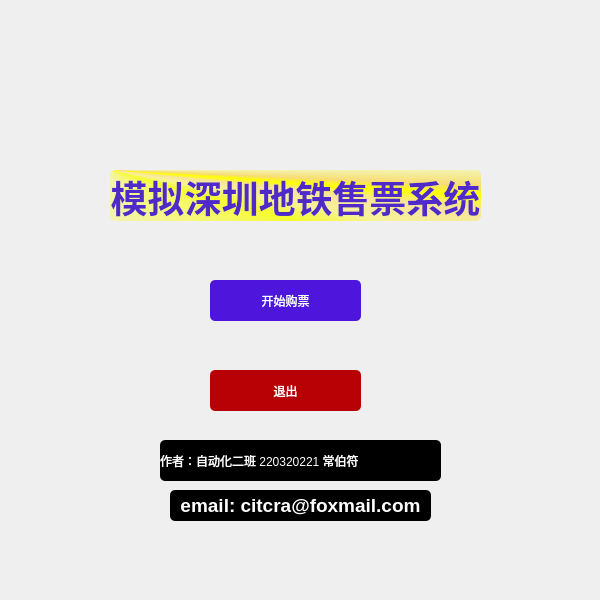
<?xml version="1.0" encoding="UTF-8"?>
<ui version="4.0">
 <class>Welcome</class>
 <widget class="QWidget" name="Welcome">
  <property name="geometry">
   <rect>
    <x>0</x>
    <y>0</y>
    <width>600</width>
    <height>600</height>
   </rect>
  </property>
  <property name="windowTitle">
   <string>Widget</string>
  </property>
  <widget class="QLabel" name="label">
   <property name="geometry">
    <rect>
     <x>0</x>
     <y>-10</y>
     <width>601</width>
     <height>611</height>
    </rect>
   </property>
   <property name="text">
    <string/>
   </property>
   <property name="pixmap">
    <pixmap>../welcome_background.jpg</pixmap>
   </property>
   <property name="scaledContents">
    <bool>true</bool>
   </property>
   <property name="wordWrap">
    <bool>true</bool>
   </property>
  </widget>
  <widget class="QLabel" name="label_2">
   <property name="geometry">
    <rect>
     <x>110</x>
     <y>170</y>
     <width>371</width>
     <height>51</height>
    </rect>
   </property>
   <property name="styleSheet">
    <string notr="true">background-color: qconicalgradient(cx:0, cy:0, angle:135, stop:0 rgba(255, 255, 0, 69), stop:0.375 rgba(255, 255, 0, 69), stop:0.423533 rgba(251, 255, 0, 145), stop:0.45 rgba(247, 255, 0, 208), stop:0.477581 rgba(255, 244, 71, 130), stop:0.518717 rgba(255, 218, 71, 130), stop:0.55 rgba(255, 255, 0, 255), stop:0.57754 rgba(255, 203, 0, 130), stop:0.625 rgba(255, 255, 0, 69), stop:1 rgba(255, 255, 0, 69));
border-radius:5px;</string>
   </property>
   <property name="text">
    <string>&lt;!DOCTYPE HTML PUBLIC &quot;-//W3C//DTD HTML 4.0//EN&quot; &quot;http://www.w3.org/TR/REC-html40/strict.dtd&quot;&gt;
&lt;html&gt;&lt;head&gt;&lt;meta name=&quot;qrichtext&quot; content=&quot;1&quot; /&gt;&lt;meta charset=&quot;utf-8&quot; /&gt;&lt;style type=&quot;text/css&quot;&gt;
p, li { white-space: pre-wrap; }
hr { height: 1px; border-width: 0; }
li.unchecked::marker { content: &quot;\2610&quot;; }
li.checked::marker { content: &quot;\2612&quot;; }
&lt;/style&gt;&lt;/head&gt;&lt;body style=&quot; font-family:'Microsoft YaHei UI'; font-size:9pt; font-weight:400; font-style:normal;&quot;&gt;
&lt;p align=&quot;center&quot; style=&quot; margin-top:12px; margin-bottom:12px; margin-left:0px; margin-right:0px; -qt-block-indent:0; text-indent:0px;&quot;&gt;&lt;span style=&quot; font-size:28pt; font-weight:700; color:#4f2ac8;&quot;&gt;模拟深圳地铁售票系统&lt;/span&gt;&lt;/p&gt;&lt;/body&gt;&lt;/html&gt;</string>
   </property>
  </widget>
  <widget class="QPushButton" name="pushButton">
   <property name="geometry">
    <rect>
     <x>210</x>
     <y>280</y>
     <width>151</width>
     <height>41</height>
    </rect>
   </property>
   <property name="styleSheet">
    <string notr="true">font: 700 20pt &quot;Microsoft YaHei UI&quot;;
color:rgb(255, 255, 255);
background-color:rgb(78, 21, 221);
border-radius:5px;</string>
   </property>
   <property name="text">
    <string>开始购票</string>
   </property>
  </widget>
  <widget class="QPushButton" name="pushButton_2">
   <property name="geometry">
    <rect>
     <x>210</x>
     <y>370</y>
     <width>151</width>
     <height>41</height>
    </rect>
   </property>
   <property name="styleSheet">
    <string notr="true">font: 700 20pt &quot;Microsoft YaHei UI&quot;;
color:rgb(255, 255, 255);
background-color:rgb(184, 1, 4);
border-radius:5px;</string>
   </property>
   <property name="text">
    <string>退出</string>
   </property>
  </widget>
  <widget class="QLabel" name="label_3">
   <property name="geometry">
    <rect>
     <x>160</x>
     <y>440</y>
     <width>281</width>
     <height>41</height>
    </rect>
   </property>
   <property name="styleSheet">
    <string notr="true">font: 700 12pt &quot;Microsoft YaHei UI&quot;;
background-color: rgb(0,0,0);
color:rgb(255,255,255);
border-radius:5px;</string>
   </property>
   <property name="text">
    <string>作者：自动化二班 220320221 常伯符</string>
   </property>
  </widget>
  <widget class="QLabel" name="label_4">
   <property name="geometry">
    <rect>
     <x>170</x>
     <y>490</y>
     <width>261</width>
     <height>31</height>
    </rect>
   </property>
   <property name="styleSheet">
    <string notr="true">background-color:rgb(0,0,0);
color:rgb(255,255,255)
;
border-radius:5px;</string>
   </property>
   <property name="text">
    <string>&lt;html&gt;&lt;head/&gt;&lt;body&gt;&lt;p align=&quot;center&quot;&gt;&lt;span style=&quot; font-size:14pt; font-weight:700;&quot;&gt;email: citcra@foxmail.com&lt;/span&gt;&lt;/p&gt;&lt;/body&gt;&lt;/html&gt;</string>
   </property>
  </widget>
  <widget class="QLabel" name="label_5">
   <property name="geometry">
    <rect>
     <x>120</x>
     <y>100</y>
     <width>351</width>
     <height>61</height>
    </rect>
   </property>
   <property name="text">
    <string/>
   </property>
   <property name="pixmap">
    <pixmap>../../Cache_-2402b251b536af3f..jpg</pixmap>
   </property>
   <property name="scaledContents">
    <bool>true</bool>
   </property>
  </widget>
 </widget>
 <resources/>
 <connections/>
</ui>
